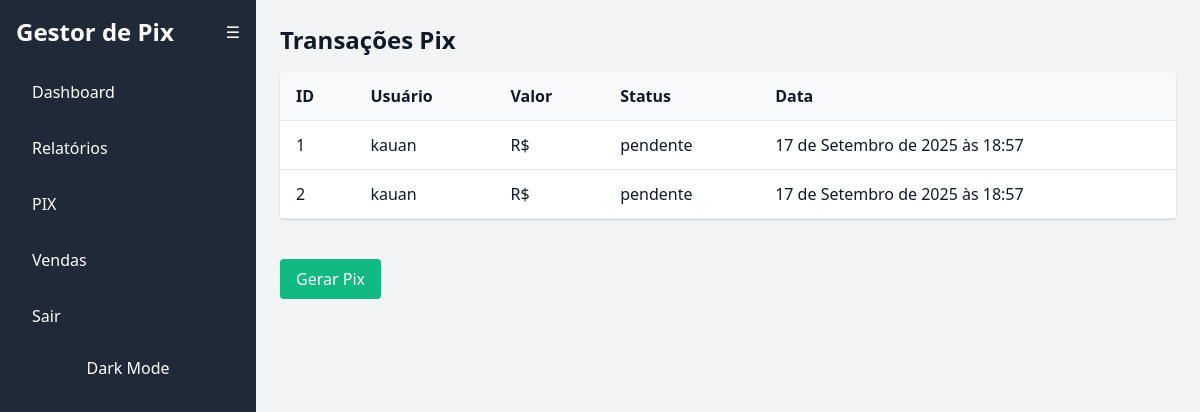
The page /pix/ (signed in) on the database as committed earlier.
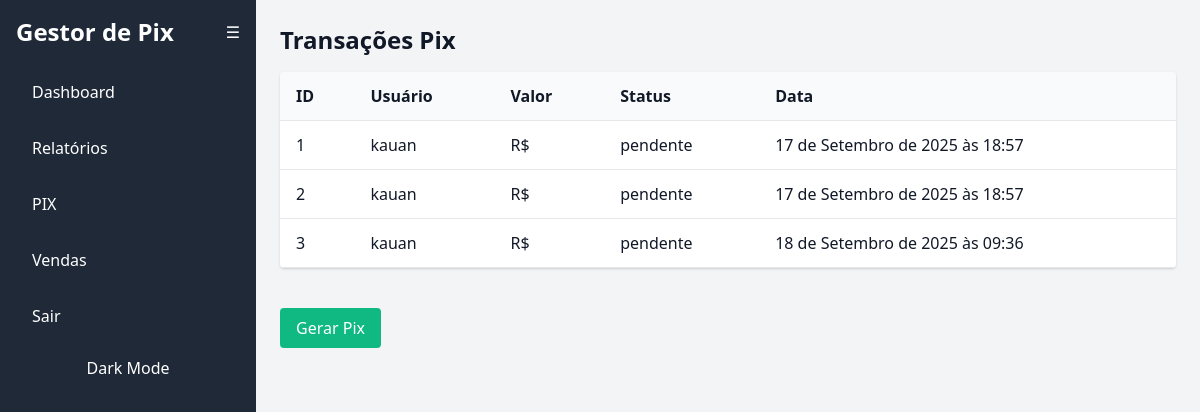
The same page on the database as committed later.
### pix/models.py (models this page shows)
class PixTransaction(models.Model):
    user = models.ForeignKey(settings.AUTH_USER_MODEL, on_delete=models.CASCADE)
    nome_pagador = models.CharField(max_length=255)
    valor = models.DecimalField(max_digits=10, decimal_places=2)
    descricao = models.TextField(blank=True, null=True)
    vencimento = models.DateField(blank=True, null=True)
    code = models.CharField(max_length=255)
    created_at = models.DateTimeField(auto_now_add=True)
    status = models.CharField(max_length=50, default="pendente")

### usuarios/models.py (models this page shows)
class User(AbstractUser):
    ROLE_CHOICES = (
        ("admin", "Administrador"),
        ("vendedor", "Vendedor"),
        ("cliente", "Cliente"),
    )
    role = models.CharField(max_length=20, choices=ROLE_CHOICES, default="cliente")
    groups = models.ManyToManyField(
        'auth.Group',
        related_name='usuarios_user_set',  # nome exclusivo
        blank=True,
        help_text='Grupos do usuário.',
        verbose_name='groups',
    )
    user_permissions = models.ManyToManyField(
        'auth.Permission',
        related_name='usuarios_user_permissions_set',  # nome exclusivo
        blank=True,
        help_text='Permissões do usuário.',
        verbose_name='user permissions',
    )

### pix/views.py (the view)
# urls.py: path('', views.listar_pix, name='listar_pix'),
@login_required
def listar_pix(request):
    pix_list = PixTransaction.objects.all()
    return render(request, 'pix/listar_pix.html', {'pix_list': pix_list})

### pix/templates/pix/listar_pix.html (shortened to what this page needs)
{% extends 'base.html' %}
{% block content %}
<h1 class="text-2xl font-bold mb-4">Transações Pix</h1>
<table class="table-auto w-full bg-white shadow rounded">
    <tr class="bg-gray-200">
        <th>ID</th>
        <th>Usuário</th>
        <th>Valor</th>
        <th>Status</th>
        <th>Data</th>
    </tr>
    {% for pix in pix_list %}
    <tr>
        <td>{{ pix.id }}</td>
        <td>{{ pix.user.username }}</td>
        <td>R$ {{ pix.amount }}</td>
        <td>{{ pix.status }}</td>
        <td>{{ pix.created_at }}</td>
    </tr>
    {% endfor %}
</table>
<a href="{% url 'pix:gerar_pix' %}" class="mt-4 inline-block bg-green-500 text-white px-4 py-2 rounded">Gerar Pix</a>
{% endblock %}

Rows that differ between the two databases and show on the page:
added PixTransaction: id "3", user.username "kauan", status "pendente", created_at "18 de Setembro de 2025 às 09:36"
